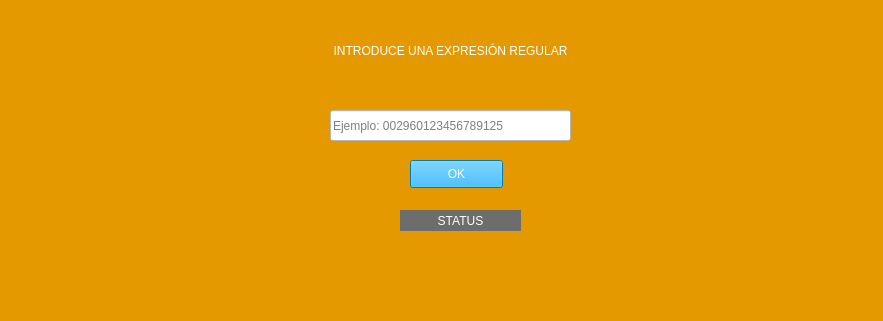
<?xml version="1.0" encoding="UTF-8"?>
<ui version="4.0">
 <class>MainWindow</class>
 <widget class="QMainWindow" name="MainWindow">
  <property name="geometry">
   <rect>
    <x>0</x>
    <y>0</y>
    <width>883</width>
    <height>321</height>
   </rect>
  </property>
  <property name="windowTitle">
   <string>MainWindow</string>
  </property>
  <property name="styleSheet">
   <string notr="true"/>
  </property>
  <widget class="QWidget" name="centralwidget">
   <property name="styleSheet">
    <string notr="true">background-color: rgb(229, 153, 0);</string>
   </property>
   <widget class="QPushButton" name="button_ok">
    <property name="geometry">
     <rect>
      <x>410</x>
      <y>160</y>
      <width>93</width>
      <height>28</height>
     </rect>
    </property>
    <property name="styleSheet">
     <string notr="true">background-color: rgb(0, 170, 255);
color: rgb(255, 255, 255);</string>
    </property>
    <property name="text">
     <string>OK</string>
    </property>
   </widget>
   <widget class="QLabel" name="label_title">
    <property name="geometry">
     <rect>
      <x>240</x>
      <y>30</y>
      <width>421</width>
      <height>41</height>
     </rect>
    </property>
    <property name="styleSheet">
     <string notr="true">color: rgb(255, 255, 255);
font: 75 12pt &quot;MS Shell Dlg 2&quot;;</string>
    </property>
    <property name="text">
     <string>INTRODUCE UNA EXPRESIÓN REGULAR</string>
    </property>
    <property name="alignment">
     <set>Qt::AlignCenter</set>
    </property>
   </widget>
   <widget class="QLineEdit" name="input_text">
    <property name="geometry">
     <rect>
      <x>330</x>
      <y>110</y>
      <width>241</width>
      <height>31</height>
     </rect>
    </property>
    <property name="styleSheet">
     <string notr="true">background-color: rgb(255, 255, 255);</string>
    </property>
    <property name="inputMask">
     <string/>
    </property>
    <property name="text">
     <string/>
    </property>
    <property name="placeholderText">
     <string>Ejemplo: 002960123456789125</string>
    </property>
   </widget>
   <widget class="QLabel" name="label_status">
    <property name="geometry">
     <rect>
      <x>400</x>
      <y>210</y>
      <width>121</width>
      <height>21</height>
     </rect>
    </property>
    <property name="focusPolicy">
     <enum>Qt::NoFocus</enum>
    </property>
    <property name="styleSheet">
     <string notr="true">color: rgb(255, 255, 255);
background-color: rgb(109, 109, 109);
font: 10pt &quot;MS Shell Dlg 2&quot;;</string>
    </property>
    <property name="text">
     <string>STATUS</string>
    </property>
    <property name="alignment">
     <set>Qt::AlignCenter</set>
    </property>
   </widget>
  </widget>
 </widget>
 <resources/>
 <connections/>
</ui>
